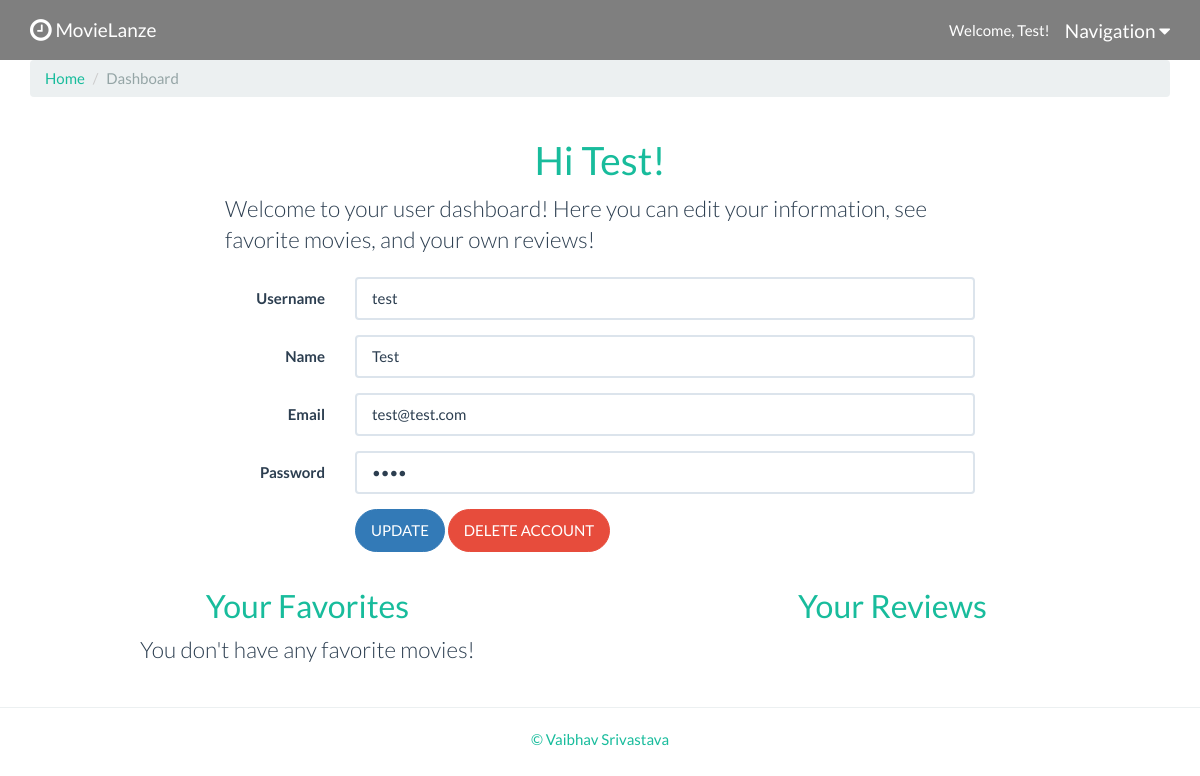
Screenshot of /useraccount.php (signed in) with the database file from the repository.
### tables this page shows
CREATE TABLE `users` (
  `user_id` int(11) UNSIGNED NOT NULL,
  `user_name` varchar(50) NOT NULL DEFAULT '',
  `user_full_name` varchar(150) NOT NULL DEFAULT '',
  `user_email` varchar(255) NOT NULL DEFAULT '',
  `user_password` varchar(255) NOT NULL DEFAULT '',
  `user_role` int(11) NOT NULL
);

### useraccount.php (the view, shortened to what this page needs)
<?php
require_once ('includes/header.php');
require_once ('includes/database.php');
$user_id = $session_id;
$query_str = "SELECT * FROM users WHERE user_id=" . $user_id;
$result = $conn->query($query_str);
$result_row = $result->fetch_assoc();
if (!$result) {
	$errno = $conn->errno;
	$errmsg = $conn->error;
	echo "Selection failed with: ($errno) $errmsg<br/>\n";
	$conn->close();
	exit;
} else {
	?>
	<div class="container wrapper">
		<ul class="breadcrumb">
			<li><a href="index.php">Home</a></li>
			<li class="active">Dashboard</li>
		</ul>
		<div class="row">
			<div class="col-xs-8 col-xs-offset-2">
				<h1 class="text-center text-success">Hi <?php echo $name; ?>!</h1>
				<p class="lead">Welcome to your user dashboard! Here you can edit your information, see favorite movies, and your own reviews!</p>
			</div>
		</div>
		<div class="row">
			<div class="col-xs-8 col-xs-offset-2">
				<form name="edituser" class="form-horizontal" role="form" action="updateaccount.php" method="get" enctype="text/plain">
					<div class="form-group">
						<label for="newUserName" class="col-sm-2 control-label">Username</label>
						<div class="col-sm-10">
							<input type="text" class="form-control" id="newUserName" name="username" value="<?php echo $result_row['user_name']; ?>" required>
						</div>
					</div>
					<div class="form-group">
						<label for="newName" class="col-sm-2 control-label">Name</label>
						<div class="col-sm-10">
							<input type="text" class="form-control" id="newName" name="name" value="<?php echo $result_row['user_full_name']; ?>" required>
						</div>
					</div>
					<div class="form-group">
						<label for="newEmail" class="col-sm-2 control-label">Email</label>
						<div class="col-sm-10">
							<input type="email" class="form-control" id="newEmail" name="email" value="<?php echo $result_row['user_email']; ?>" required>
						</div>
					</div>
					<div class="form-group">
						<label for="newPassword" class="col-sm-2 control-label">Password</label>
						<div class="col-sm-10">
							<input type="password" class="form-control" id="newPassword" name="password" value="<?php echo $result_row['user_password']; ?>" required>
						</div>
					</div>
					<div class="form-group">
						<div class="col-sm-offset-2 col-sm-10">
							<a href="javascript:document.edituser.submit()" class="btn btn-success">UPDATE</a>
							<a class="btn btn-danger" href="deleteuser.php?id=<?php echo $result_row['user_id'] ?>">DELETE ACCOUNT</a>
						</div>
					</div>
				</form>
			</div>
		</div>
		<div class="row">
			<div class="col-xs-6">
				<h2 class="text-center text-success">Your Favorites</h2>
				<?php
				if (isset($items)) {
					$items_count_value = array_count_values($items);
					foreach ($items_count_value as $id => $qty) {
						$query_str = "SELECT * FROM movies WHERE movie_id=" . $id;
						$result = $conn->query($query_str);
						$result_row = $result->fetch_assoc();
						$id = $result_row['movie_id'];
						$img = $result_row['movie_img'];
						$title = "<a href='moviedetails.php?id= " . $result_row['movie_id'] . "'>" . $result_row['movie_name'] . "</a>";
						?>
						<div class="row movie-list">
							<div class="col-xs-12">
								<div class="panel panel-default">
									<div class="panel-heading">
										<h3 class="panel-title">
											<?php echo "$title";?>
										</h3>
									</div>
								</div>
							</div>
						</div>
					<?php
					}
				}else {
					echo "<p class='lead text-center'>You don't have any favorite movies!</p>";
				}
				?>
			</div>
			<div class="col-xs-6">
				<h2 class="text-center text-success">Your Reviews</h2>
			</div>
		</div>
	</div>
<?php
}
include ('includes/footer.php');
?>

### rows the page displays
users: username "test", name "Test", email "test@test.com"

### other values shown
$name "Test"
